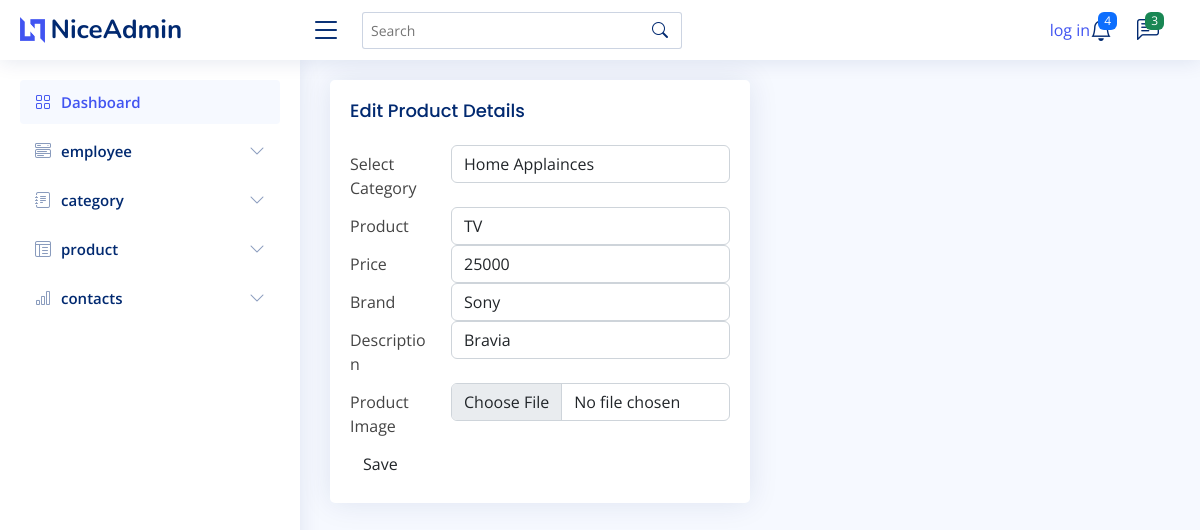
/E_shopapp/edit_prod/1/, run on the app's committed database.
### E_shopproject/models.py (models this page shows)
class Productss(models.Model):
    Name = models.CharField(max_length=25, null=True, blank=True)
    Price = models.IntegerField(null=True, blank=True)
    Brand = models.CharField(max_length=25, null=True, blank=True)
    Description = models.CharField(max_length=250, null=True, blank=True)
    Image = models.ImageField(upload_to="profile", null=True, blank=True)
    Categry = models.CharField(max_length=20, null=True, blank=True)

### E_shopproject/views.py (the view)
# urls.py: path('edit_prod/<int:dataid>/', views.edit_prod, name="edit_prod"),
def edit_prod(req, dataid):
    data = Productss.objects.get(id=dataid)
    da = Category.objects.all()
    return render(req, "edit_products.html", {'data': data, 'da': da})

### E_shopproject/templates/edit_products.html (shortened to what this page needs)
{% extends 'index.html' %}
{% block content %}
<!DOCTYPE html>
<html lang="en">
<head>
</head>
<body>
        <div class="col-md-6 grid-margin stretch-card">
              <div class="card">
                <div class="card-body">
                  <h4 class="card-title">Edit Product Details</h4>
                  <form class="forms-sample" method="post" action="{% url 'update_prod' dataid=data.id %}" enctype="multipart/form-data">
                      <div class="form-group row">
                         <label class="col-sm-3 col-form-label">Select Category</label>
                          <div class="col-sm-9">
                              <select name="categ" class="form-control">
                                  <option>{{ data.Categry }}</option>
                              </select>
                          </div>
                       </div>
                       <div class="form-group row">
                         <label for="exampleInputProduct" class="col-sm-3 col-form-label">Product</label>
                          <div class="col-sm-9">
                            <input type="text" class="form-control" name="name" value="{{ data.Name }}" id="exampleInputProduct" placeholder="Enter the name of Product">
                          </div>
                       </div>
                      <div class="form-group row">
                         <label for="exampleInputProduct1" class="col-sm-3 col-form-label">Price</label>
                          <div class="col-sm-9">
                            <input type="text" class="form-control" name="price" value="{{ data.Price }}" id="exampleInputProduct1" placeholder="Enter the price of Product in Rs.">
                          </div>
                       </div>
                      <div class="form-group row">
                         <label for="exampleInputProduct2" class="col-sm-3 col-form-label">Brand </label>
                          <div class="col-sm-9">
                            <input type="text" class="form-control" name="Brand" value="{{ data.Brand }}" id="exampleInputProduct2" placeholder="Brand name">
                          </div>
                       </div>
                       <div class="form-group row">
                         <label for="exampleTextarea1" class="col-sm-3 col-form-label">Description</label>
                          <div class="col-sm-9">
                            <input type="text" class="form-control" name="desc" value="{{ data.Description }}" id="exampleTextarea1" placeholder="Enter a small description about Product">
                          </div>
                       </div>
                      <div class="form-group row">
                        <label for="exampleInputFile" class="col-sm-3 col-form-label">Product Image</label>
                          <div class="col-sm-9">
                              <input type="file" name="img" value="{{ data.Image.url }}" class="form-control file-upload-info"  id="exampleInputFile"  placeholder="Upload Image">
                          </div>
                      </div>
                    <button type="submit" class="btn btn-gradient-primary mr-2">Save</button>
                  </form>
                </div>
              </div>
            </div>
</body>
</html>
{% endblock %}

### E_shopproject/static/assets/css/style.css (style rules this page uses)
:root { scroll-behavior: smooth; }
body { font-family: "Open Sans", sans-serif; background: #f6f9ff; color: #444444; }
h1, h2, h3, h4, h5, h6 { font-family: "Nunito", sans-serif; }
.card { margin-bottom: 30px; border: none; border-radius: 5px; box-shadow: 0px 0 30px rgba(1, 41, 112, 0.1); }
.card-title { padding: 20px 0 15px 0; font-size: 18px; font-weight: 500; color: #012970; font-family: "Poppins", sans-serif; }
.card-body { padding: 0 20px 20px 20px; }

### data on the page
Productss: categ "Home Applainces", name "TV", price "25000", Brand "Sony", desc "Bravia"
